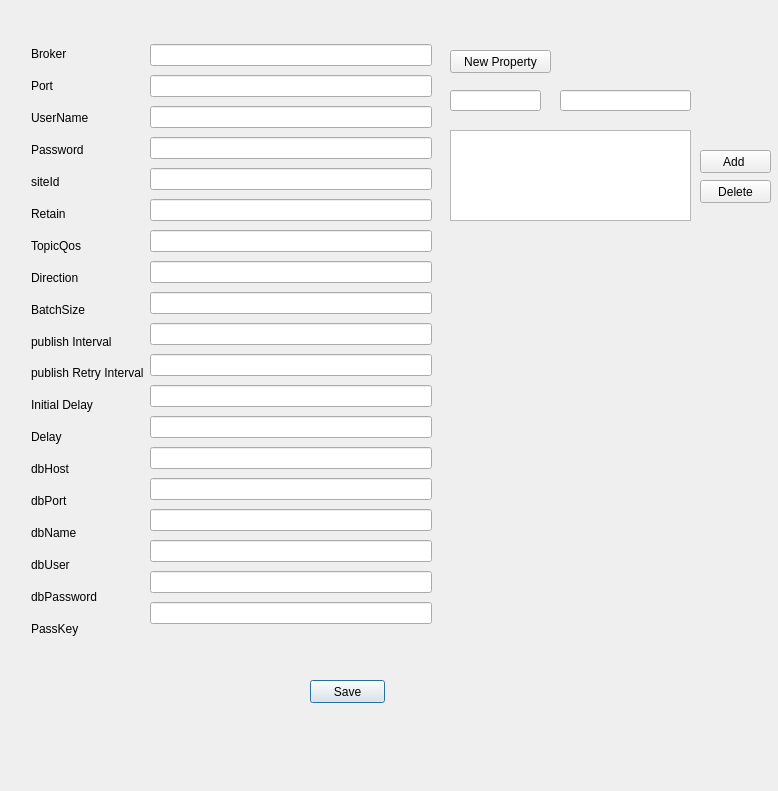
<?xml version="1.0" encoding="UTF-8"?>
<ui version="4.0">
 <class>Dialog</class>
 <widget class="QDialog" name="Dialog">
  <property name="geometry">
   <rect>
    <x>0</x>
    <y>0</y>
    <width>778</width>
    <height>791</height>
   </rect>
  </property>
  <property name="windowTitle">
   <string>Dialog</string>
  </property>
  <widget class="QPushButton" name="save_button">
   <property name="geometry">
    <rect>
     <x>310</x>
     <y>680</y>
     <width>75</width>
     <height>23</height>
    </rect>
   </property>
   <property name="text">
    <string>Save</string>
   </property>
  </widget>
  <widget class="QLabel" name="status_label">
   <property name="geometry">
    <rect>
     <x>250</x>
     <y>730</y>
     <width>241</width>
     <height>31</height>
    </rect>
   </property>
   <property name="text">
    <string/>
   </property>
  </widget>
  <widget class="QListWidget" name="key_value_list">
   <property name="geometry">
    <rect>
     <x>450</x>
     <y>130</y>
     <width>241</width>
     <height>91</height>
    </rect>
   </property>
  </widget>
  <widget class="QPushButton" name="add_button">
   <property name="geometry">
    <rect>
     <x>700</x>
     <y>150</y>
     <width>71</width>
     <height>23</height>
    </rect>
   </property>
   <property name="text">
    <string>Add </string>
   </property>
  </widget>
  <widget class="QPushButton" name="add_input_fields">
   <property name="geometry">
    <rect>
     <x>450</x>
     <y>50</y>
     <width>101</width>
     <height>23</height>
    </rect>
   </property>
   <property name="text">
    <string>New Property</string>
   </property>
  </widget>
  <widget class="QLineEdit" name="key_input">
   <property name="geometry">
    <rect>
     <x>450</x>
     <y>90</y>
     <width>91</width>
     <height>21</height>
    </rect>
   </property>
  </widget>
  <widget class="QLineEdit" name="value_input">
   <property name="geometry">
    <rect>
     <x>560</x>
     <y>90</y>
     <width>131</width>
     <height>21</height>
    </rect>
   </property>
  </widget>
  <widget class="QPushButton" name="delete_button">
   <property name="geometry">
    <rect>
     <x>700</x>
     <y>180</y>
     <width>71</width>
     <height>23</height>
    </rect>
   </property>
   <property name="text">
    <string>Delete</string>
   </property>
  </widget>
  <widget class="QWidget" name="">
   <property name="geometry">
    <rect>
     <x>31</x>
     <y>41</y>
     <width>401</width>
     <height>601</height>
    </rect>
   </property>
   <layout class="QHBoxLayout" name="horizontalLayout">
    <item>
     <layout class="QVBoxLayout" name="verticalLayout">
      <item>
       <widget class="QLabel" name="label">
        <property name="styleSheet">
         <string notr="true">border-color: qlineargradient(spread:repeat, x1:0, y1:0, x2:1, y2:0, stop:0 rgba(0, 4, 255, 255), stop:1 rgba(255, 255, 255, 255));
border-radius: 10px;</string>
        </property>
        <property name="text">
         <string>Broker</string>
        </property>
       </widget>
      </item>
      <item>
       <widget class="QLabel" name="label_2">
        <property name="text">
         <string>Port</string>
        </property>
       </widget>
      </item>
      <item>
       <widget class="QLabel" name="label_3">
        <property name="text">
         <string>UserName</string>
        </property>
       </widget>
      </item>
      <item>
       <widget class="QLabel" name="label_4">
        <property name="text">
         <string>Password</string>
        </property>
       </widget>
      </item>
      <item>
       <widget class="QLabel" name="label_5">
        <property name="text">
         <string>siteId</string>
        </property>
       </widget>
      </item>
      <item>
       <widget class="QLabel" name="label_6">
        <property name="text">
         <string>Retain</string>
        </property>
       </widget>
      </item>
      <item>
       <widget class="QLabel" name="label_7">
        <property name="text">
         <string>TopicQos</string>
        </property>
       </widget>
      </item>
      <item>
       <widget class="QLabel" name="label_8">
        <property name="text">
         <string>Direction</string>
        </property>
       </widget>
      </item>
      <item>
       <widget class="QLabel" name="label_9">
        <property name="text">
         <string>BatchSize</string>
        </property>
       </widget>
      </item>
      <item>
       <widget class="QLabel" name="label_10">
        <property name="text">
         <string>publish Interval</string>
        </property>
       </widget>
      </item>
      <item>
       <widget class="QLabel" name="label_11">
        <property name="text">
         <string>publish Retry Interval</string>
        </property>
       </widget>
      </item>
      <item>
       <widget class="QLabel" name="label_12">
        <property name="text">
         <string>Initial Delay</string>
        </property>
       </widget>
      </item>
      <item>
       <widget class="QLabel" name="label_13">
        <property name="text">
         <string>Delay</string>
        </property>
       </widget>
      </item>
      <item>
       <widget class="QLabel" name="label_14">
        <property name="text">
         <string>dbHost</string>
        </property>
       </widget>
      </item>
      <item>
       <widget class="QLabel" name="label_15">
        <property name="text">
         <string>dbPort</string>
        </property>
       </widget>
      </item>
      <item>
       <widget class="QLabel" name="label_16">
        <property name="text">
         <string>dbName</string>
        </property>
       </widget>
      </item>
      <item>
       <widget class="QLabel" name="label_17">
        <property name="text">
         <string>dbUser</string>
        </property>
       </widget>
      </item>
      <item>
       <widget class="QLabel" name="label_18">
        <property name="text">
         <string>dbPassword</string>
        </property>
       </widget>
      </item>
      <item>
       <widget class="QLabel" name="label_19">
        <property name="text">
         <string>PassKey</string>
        </property>
       </widget>
      </item>
     </layout>
    </item>
    <item>
     <layout class="QVBoxLayout" name="verticalLayout_2">
      <item>
       <widget class="QLineEdit" name="broker_input"/>
      </item>
      <item>
       <widget class="QLineEdit" name="port_input"/>
      </item>
      <item>
       <widget class="QLineEdit" name="username_input"/>
      </item>
      <item>
       <widget class="QLineEdit" name="password_input"/>
      </item>
      <item>
       <widget class="QLineEdit" name="siteid_input"/>
      </item>
      <item>
       <widget class="QLineEdit" name="retain_input"/>
      </item>
      <item>
       <widget class="QLineEdit" name="topicqos_input"/>
      </item>
      <item>
       <widget class="QLineEdit" name="direction_input"/>
      </item>
      <item>
       <widget class="QLineEdit" name="batchsize_input"/>
      </item>
      <item>
       <widget class="QLineEdit" name="publishinterval_input"/>
      </item>
      <item>
       <widget class="QLineEdit" name="publishretryinterval_input"/>
      </item>
      <item>
       <widget class="QLineEdit" name="initialdelay_input"/>
      </item>
      <item>
       <widget class="QLineEdit" name="delay_input"/>
      </item>
      <item>
       <widget class="QLineEdit" name="dbhost_input"/>
      </item>
      <item>
       <widget class="QLineEdit" name="dbport_input"/>
      </item>
      <item>
       <widget class="QLineEdit" name="dbname_input"/>
      </item>
      <item>
       <widget class="QLineEdit" name="dbuser_input"/>
      </item>
      <item>
       <widget class="QLineEdit" name="dbpassword_input"/>
      </item>
      <item>
       <widget class="QLineEdit" name="passkey_input"/>
      </item>
     </layout>
    </item>
   </layout>
  </widget>
 </widget>
 <resources/>
 <connections/>
</ui>
